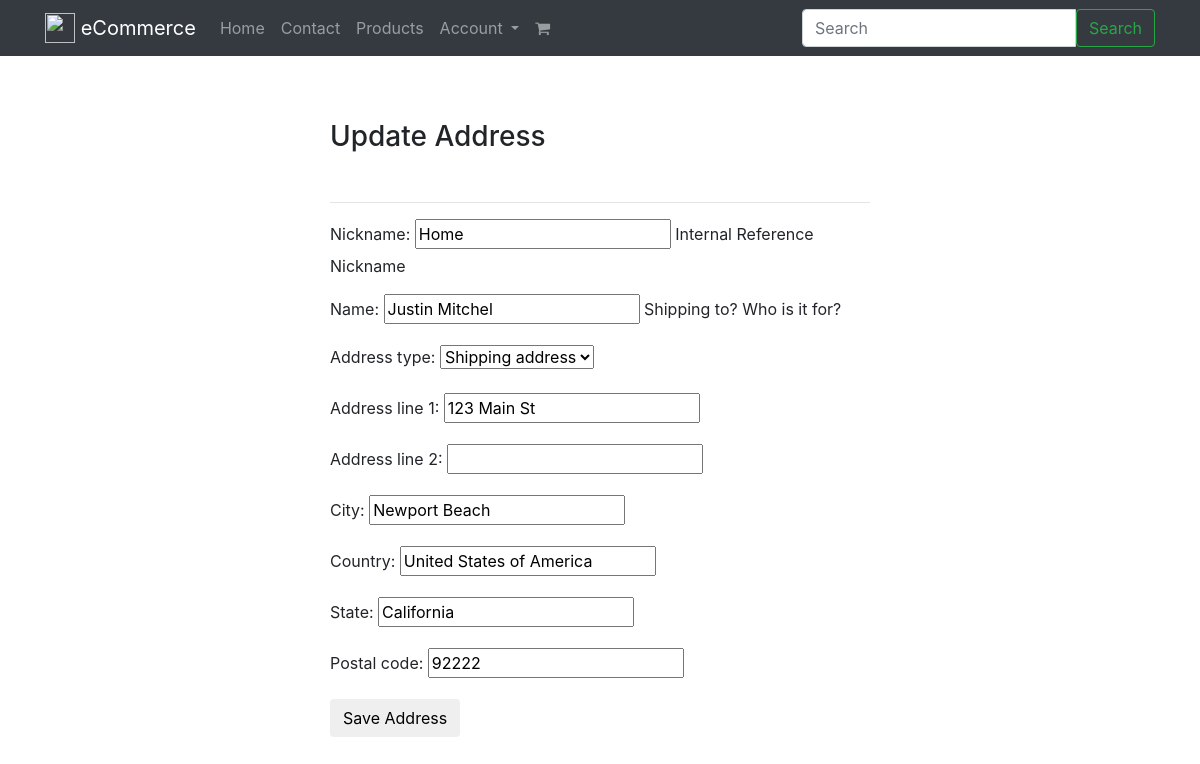
The app's page /addresses/1/ (signed in) with its own data.
### addresses/models.py (models this page shows, shortened)
class Address(models.Model):
    billing_profile = models.ForeignKey(BillingProfile)
    name            = models.CharField(max_length=120, null=True, blank=True, help_text='Shipping to? Who is it for?')
    nickname        = models.CharField(max_length=120, null=True, blank=True, help_text='Internal Reference Nickname')
    address_type    = models.CharField(max_length=120, choices=ADDRESS_TYPES)
    address_line_1  = models.CharField(max_length=120)
    address_line_2  = models.CharField(max_length=120, null=True, blank=True)
    city            = models.CharField(max_length=120)
    country         = models.CharField(max_length=120, default='United States of America')
    state           = models.CharField(max_length=120)
    postal_code     = models.CharField(max_length=120)

### addresses/views.py (the view)
# urls.py: url(r'^addresses/(?P<pk>\d+)/$', AddressUpdateView.as_view(), name='address-update'),
class AddressUpdateView(LoginRequiredMixin, UpdateView):
    template_name = 'addresses/update.html'
    form_class = AddressForm
    success_url = '/addresses'
    def get_queryset(self):
        request = self.request
        billing_profile, billing_profile_created = BillingProfile.objects.new_or_get(request)
        return Address.objects.filter(billing_profile=billing_profile)

### addresses/forms.py
class AddressForm(forms.ModelForm):
    class Meta:
        model = Address
        fields = [
            'nickname',
            'name',
            'address_type',
            'address_line_1',
            'address_line_2',
            'city',
            'country',
            'state',
            'postal_code'
        ]

### billing/models.py (called while the page is built)
    def new_or_get(self, request):
        user = request.user
        guest_email_id = request.session.get('guest_email_id')
        created = False
        obj = None
        if user.is_authenticated():
            obj, created = self.model.objects.get_or_create(
                            user=user, email=user.email)
        elif guest_email_id is not None:
            'guest user checkout; auto reloads payment stuff'
            guest_email_obj = GuestEmail.objects.get(id=guest_email_id)
            obj, created = self.model.objects.get_or_create(
                                            email=guest_email_obj.email)
        else:
            pass
        return obj, created

### addresses/templates/addresses/update.html
{% extends "base.html" %}
{% block content %}
<div class='row'>
    <div class='col-10 mx-auto col-md-6 '>
        {% if form.instance.address_line_1  %}
        <h3 class='my-5'>Update Address</h3>
        {% else %}
        <h3 class='my-5'>Create Address</h3>
        {% endif %}
        <hr>
    <form method='POST' action=''> {% csrf_token %}
      {{ form.as_p }}
      <button type='submit' class='btn btn-default'>Save Address</button>
    </form>
    </div>
</div>
{% endblock %}

### records on screen
Address: nickname "Home", name "Justin Mitchel", address_type "Shipping address", address_line_1 "123 Main St", city "Newport Beach", country "United States of America", state "California", postal_code "92222"

### other values on screen
{{ brand_name }} "eCommerce"
